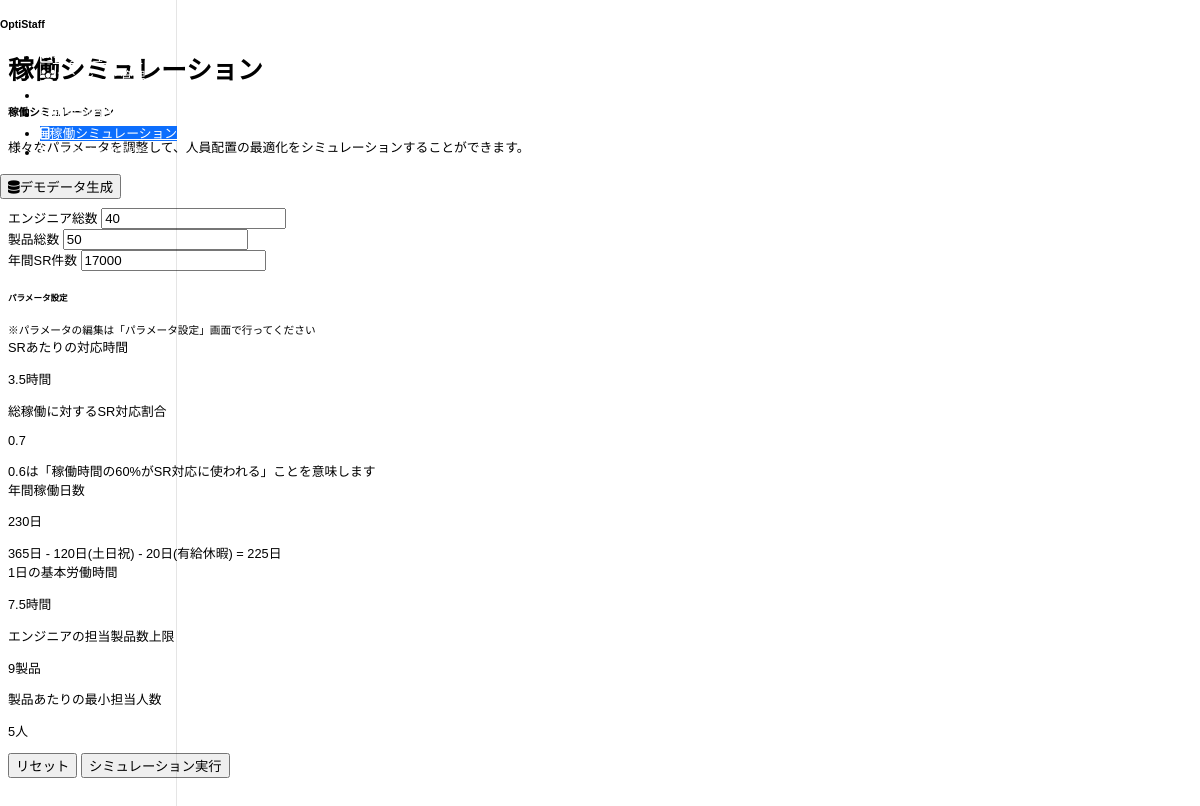
Screenshot of /simulation with the database file from the repository.
### models.py (models this page shows)
class Parameter(db.Model):
    id = db.Column(db.Integer, primary_key=True)
    key = db.Column(db.String(100), unique=True, nullable=False)
    value = db.Column(db.String(100), nullable=False)
    description = db.Column(db.String(255), nullable=True)
    created_at = db.Column(db.DateTime, default=datetime.utcnow)
    updated_at = db.Column(db.DateTime, default=datetime.utcnow, onupdate=datetime.utcnow)

### routes.py (the view)
@app.route('/simulation')
def simulation():
    params = {p.key: p.value for p in Parameter.query.all()}
    return render_template('simulation.html', params=params)

### templates/simulation.html (shortened to what this page needs)
{% extends 'base.html' %}
{% block title %}稼働シミュレーション{% endblock %}
{% block content %}
<div class="row mb-4">
    <div class="col-md-12">
        <div class="card">
            <div class="card-header">
                <h5 class="card-title mb-0">稼働シミュレーション</h5>
            </div>
            <div class="card-body">
                <p class="text-muted">様々なパラメータを調整して、人員配置の最適化をシミュレーションすることができます。</p>
                <form id="simulationForm" class="mb-4">
                    <div class="row g-3">
                        <div class="col-md-6">
                            <div class="card h-100">
                                <div class="card-header">
                                    <h6 class="card-title mb-0">リソース設定</h6>
                                </div>
                                <div class="card-body">
                                    <div class="mb-3">
                                        <label for="total_engineers" class="form-label">エンジニア総数</label>
                                        <input type="number" class="form-control" id="total_engineers" name="total_engineers" min="1" value="40" required>
                                    </div>
                                    <div class="mb-3">
                                        <label for="total_products" class="form-label">製品総数</label>
                                        <input type="number" class="form-control" id="total_products" name="total_products" min="1" value="50" required>
                                    </div>
                                    <div class="mb-3">
                                        <label for="total_annual_inquiries" class="form-label">年間SR件数</label>
                                        <input type="number" class="form-control" id="total_annual_inquiries" name="total_annual_inquiries" min="0" value="5000" required>
                                    </div>
                                </div>
                            </div>
                        </div>
                        <div class="col-md-6">
                            <div class="card h-100">
                                <div class="card-header">
                                    <h6 class="card-title mb-0">パラメータ設定</h6>
                                    <small class="text-muted">※パラメータの編集は「パラメータ設定」画面で行ってください</small>
                                </div>
                                <div class="card-body">
                                    <div class="mb-3">
                                        <label class="form-label">SRあたりの対応時間</label>
                                        <p class="form-control-plaintext">{{ params.get('hours_per_inquiry', '2') }}時間</p>
                                    </div>
                                    <div class="mb-3">
                                        <label class="form-label">総稼働に対するSR対応割合</label>
                                        <p class="form-control-plaintext">{{ params.get('inquiry_work_ratio', '0.6') }}</p>
                                        <div class="form-text">0.6は「稼働時間の60%がSR対応に使われる」ことを意味します</div>
                                    </div>
                                    <div class="mb-3">
                                        <label class="form-label">年間稼働日数</label>
                                        <p class="form-control-plaintext">{{ params.get('annual_working_days', '225') }}日</p>
                                        <div class="form-text">365日 - 120日(土日祝) - 20日(有給休暇) = 225日</div>
                                    </div>
                                    <div class="mb-3">
                                        <label class="form-label">1日の基本労働時間</label>
                                        <p class="form-control-plaintext">{{ params.get('daily_working_hours', '7.5') }}時間</p>
                                    </div>
                                    <div class="mb-3">
                                        <label class="form-label">エンジニアの担当製品数上限</label>
                                        <p class="form-control-plaintext">{{ params.get('max_products_per_engineer', '5') }}製品</p>
                                    </div>
                                    <div class="mb-3">
                                        <label class="form-label">製品あたりの最小担当人数</label>
                                        <p class="form-control-plaintext">{{ params.get('min_engineers_per_product', '2') }}人</p>
                                    </div>
                                </div>
                            </div>
                        </div>
                    </div>
                    <div class="d-grid gap-2 d-md-flex justify-content-md-end mt-3">
                        <button type="button" id="resetSimulation" class="btn btn-secondary">リセット</button>
                        <button type="submit" class="btn btn-primary">シミュレーション実行</button>
                    </div>
                </form>
            </div>
        </div>
    </div>
</div>
{% endblock %}

### static/css/custom.css (style rules this page uses)
body { font-size: 80%; }
.card { transition: all 0.3s ease; }
body { font-family: 'Hiragino Kaku Gothic Pro', 'Meiryo', sans-serif; }

### rows the page displays
Parameter: get "3.5"
Parameter: get "0.7"
Parameter: get "230"
Parameter: get "7.5"

### other values shown
{{ params.get('max_products_per_engineer', '5') }} "9"
{{ params.get('min_engineers_per_product', '2') }} "5"
